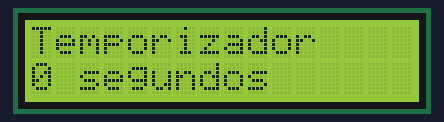
Simulated run of this sketch. Board: Arduino Uno, built with avr-gcc and run on an emulated ATmega328P. Shown: 16×2 character LCD.

Above: at 0.1 s.
At 4.1 s:
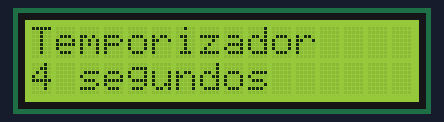
At 9.1 s:
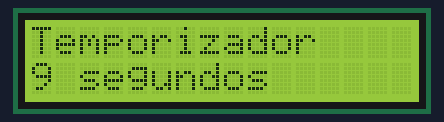
At 19.1 s:
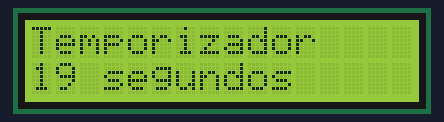
At 29.1 s:
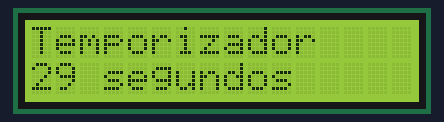
At 39.1 s:
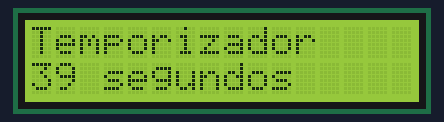

Measured:
- what the display in image 1 shows lasts 1.0 s, from 4.0 s to 5.0 s

The sketch:

TemporizadorLCD.ino
```cpp
#include <LiquidCrystal.h>

// Inicializar el objeto LiquidCrystal
LiquidCrystal lcd(2, 3, 4, 5, 6, 7);

void setup() {
  // Inicializar el LCD con 16 columnas y 2 filas
  lcd.begin(16, 2);
}

void loop() {
  // Establecer el cursor en la posición (0, 0) (primera columna, primera fila)
  lcd.setCursor(0, 0);

  // Imprimir el mensaje
  lcd.print("Temporizador");

  // Establecer el cursor en la posición (0, 1) (primera columna, segunda fila)
  lcd.setCursor(0, 1);

  // Imprimir el tiempo transcurrido en segundos utilizando la función millis()
  lcd.print(millis() / 1000);

  // Imprimir el mensaje
  lcd.print(" segundos");
}
```
